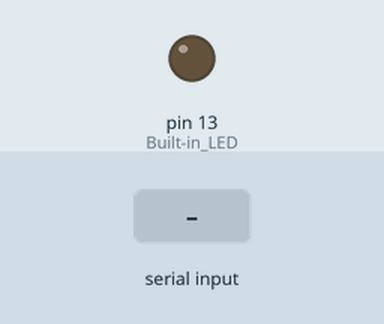
This sketch was run on a simulated Arduino Uno, built with avr-gcc and run on an emulated ATmega328P. Parts: output pins drawn as LEDs (lit = HIGH). Inputs (shaded band) come from the test bench.

Above: at 1.2 s.
1.3 s: "ON\n" received over Serial
At 1.8 s:
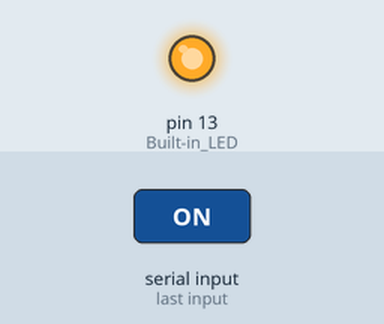
2.8 s: "OFF\n" received over Serial
At 4.0 s:
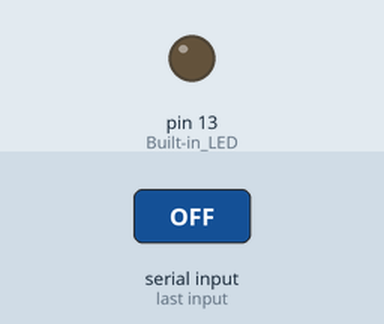
4.3 s: "TOGGLE\n" received over Serial
At 5.4 s:
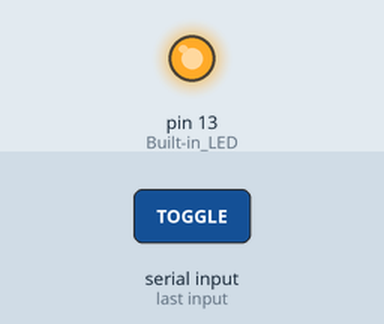
Timing chart, 0 to 7.3 s (numbered marks = the images above; inputs shaded):
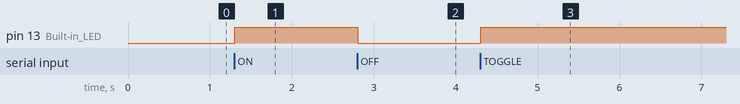

Measured:
- after the input at 1.3 s, pin 13 (Built-in_LED): LOW → HIGH at once
- after the input at 2.8 s, pin 13 (Built-in_LED): HIGH → LOW at once
- after the input at 4.3 s, pin 13 (Built-in_LED): LOW → HIGH at once

The sketch:

arduino.ino
```cpp
void setup() {
  pinMode(13, OUTPUT); // Built-in LED
  Serial.begin(9600);
}

void loop() {
  if (Serial.available()) {
    String cmd = Serial.readStringUntil('\n');
    cmd.trim();
    if (cmd == "ON") {
      digitalWrite(13, HIGH);
    } else if (cmd == "OFF") {
      digitalWrite(13, LOW);
    } else if (cmd == "TOGGLE") {
      digitalWrite(13, !digitalRead(13));
    }
  }
}
```
